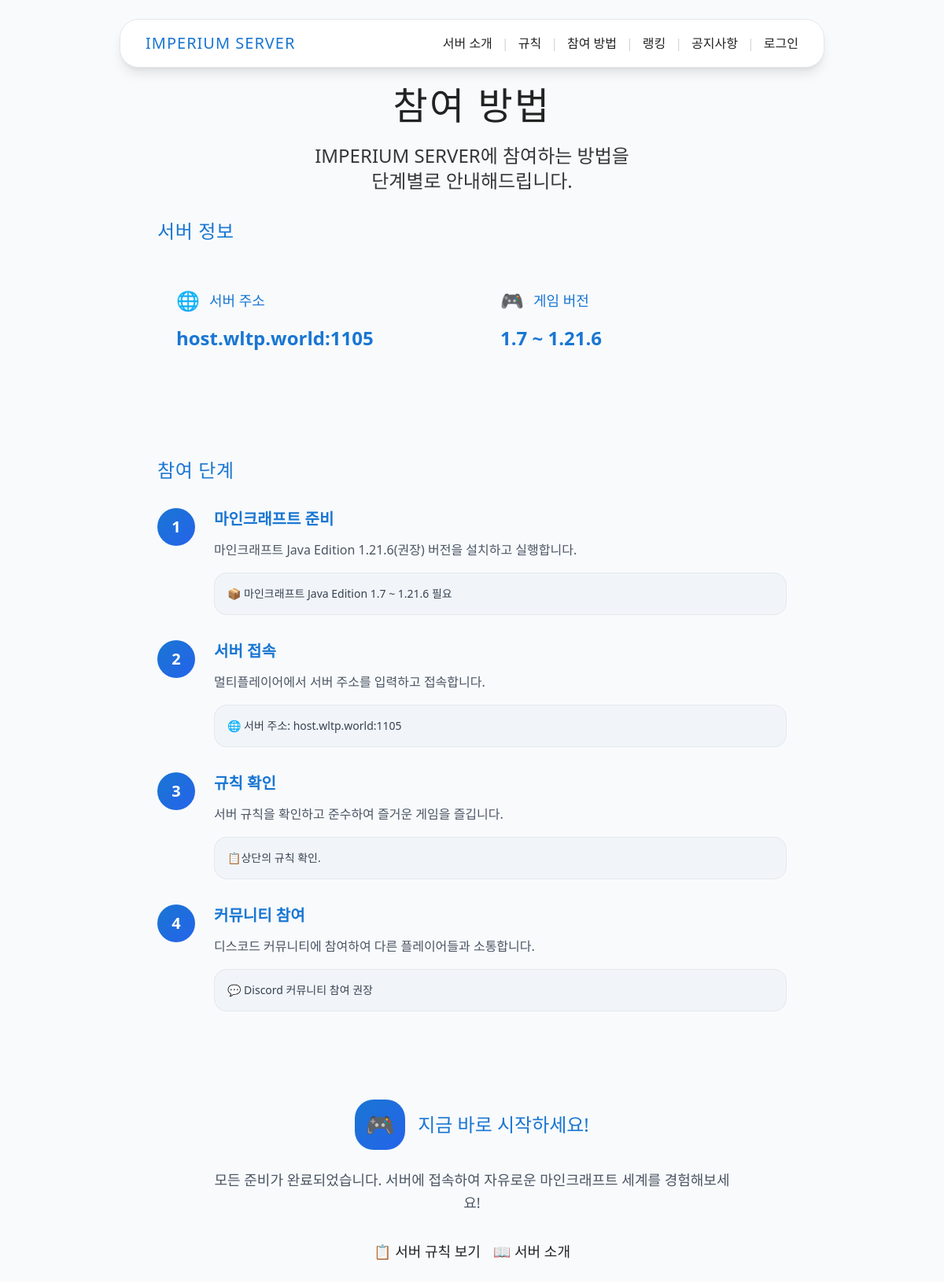
The app's page /how_to_join/ with its own data.
### how_to_join/models.py (models this page shows, shortened)
class ServerHowToJoin(models.Model):
    order = models.PositiveIntegerField("order", default=0)
    title = models.TextField("title", null=True, blank=True)
    content0 = models.TextField("content0", null=True, blank=True)
    content1 = models.TextField("content1", null=True, blank=True)
    class Meta:
        ordering = ['order']  # 순서대로 정렬

### how_to_join/views.py (the view)
# urls.py: path('how_to_join/', server_how_to_join, name='how_to_join'),
def server_how_to_join(request):
    how_to_join = ServerHowToJoin.objects.all()
    return render(request, 'about_server/how_to_join.html', {'how_to_join': how_to_join})

### templates/about_server/how_to_join.html (shortened to what this page needs)
{% extends "base.html" %}
{% block content %}
<section class="section-header">
    <div class="max-w-4xl mx-auto px-4 text-center">
        <h1 class="font-pixel text-4xl md:text-5xl mb-6 tracking-wider text-shadow-pixel">
            참여 방법
        </h1>
        <p class="text-xl md:text-2xl opacity-90 leading-relaxed max-w-3xl mx-auto">
            IMPERIUM SERVER에 참여하는 방법을<br class="hidden md:block">
            단계별로 안내해드립니다.
        </p>
    </div>
</section>
<section class="content-section">
    <div class="max-w-4xl mx-auto px-4">
        <div class="card-component p-8 mb-12">
            <h2 class="font-pixel text-2xl text-mc-blue mb-8 tracking-wide">서버 정보</h2>
            <div class="grid md:grid-cols-2 gap-6">
                <div class="stats-card p-6 group hover:shadow-toss-lg transition-all duration-200">
                    <div class="flex items-center space-x-3 mb-4">
                        <span class="text-2xl">🌐</span>
                        <h3 class="font-pixel text-lg text-mc-blue">서버 주소</h3>
                    </div>
                    <p class="text-2xl font-bold font-pixel text-mc-blue group-hover:scale-105 transition-transform">host.wltp.world:1105</p>
                </div>
                <div class="stats-card p-6 group hover:shadow-toss-lg transition-all duration-200">
                    <div class="flex items-center space-x-3 mb-4">
                        <span class="text-2xl">🎮</span>
                        <h3 class="font-pixel text-lg text-mc-blue">게임 버전</h3>
                    </div>
                    <p class="text-2xl font-bold font-pixel text-mc-blue group-hover:scale-105 transition-transform">1.7 ~ 1.21.6</p>
                </div>
            </div>
        </div>
        <div class="card-component p-8 mb-12">
            <h2 class="font-pixel text-2xl text-mc-blue mb-8 tracking-wide">참여 단계</h2>
            <div class="space-y-8">
                {% for how in how_to_join %}
                    <div class="rule-card group hover:shadow-toss-xl transition-all duration-200">
                        <div class="flex items-start space-x-6">
                            <div class="flex-shrink-0 w-12 h-12 bg-gradient-to-br from-mc-blue to-blue-600 text-white rounded-3xl flex items-center justify-center font-bold text-xl group-hover:scale-110 transition-transform font-sans">{{ how.order }}</div>
                            <div class="flex-1">
                                <h3 class="font-semibold text-mc-blue mb-3 text-xl group-hover:text-blue-600 transition-colors font-sans">{{ how.title }}</h3>
                                <p class="text-gray-600 leading-relaxed mb-4 font-sans">{{ how.content0 }}</p>
                                <div class="bg-mc-gray rounded-2xl p-4 border border-gray-200">
                                    <p class="text-sm text-gray-700 font-mono font-sans">{{ how.content1 }}</p>
                                </div>
                            </div>
                        </div>
                    </div>
                {% endfor %}
            </div>
        </div>
        <div class="card-component p-8 text-center">
            <div class="flex items-center justify-center space-x-4 mb-6">
                <div class="w-16 h-16 bg-gradient-to-br from-mc-blue to-blue-600 rounded-3xl flex items-center justify-center">
                    <span class="text-3xl">🎮</span>
                </div>
                <h3 class="font-pixel text-2xl text-mc-blue">지금 바로 시작하세요!</h3>
            </div>
            <p class="text-lg text-gray-600 leading-relaxed max-w-2xl mx-auto mb-8">
                모든 준비가 완료되었습니다. 서버에 접속하여 자유로운 마인크래프트 세계를 경험해보세요!
            </p>
            <div class="flex flex-col sm:flex-row gap-4 justify-center">
                <a href="{% url 'rule' %}" class="btn-primary text-lg">
                    📋 서버 규칙 보기
                </a>
                <a href="{% url 'descriptions' %}" class="btn-secondary text-lg">
                    📖 서버 소개
                </a>
            </div>
        </div>
    </div>
</section>
{% endblock %}

### static/main/index.css (style rules this page uses)
:root { --mc-green: #5e7c16; --mc-brown: #7c5e3c; --mc-light: #f3f3f3; --mc-dark: #222; --mc-accent: #b6e53e; --mc-border: #cfcfcf; }
html, body { margin: 0; padding: 0; font-family: 'Segoe UI', 'Malgun Gothic', 'Arial', sans-serif; background: var(--mc-light); color: var(--mc-dark); min-height: 100vh; }
.content-section { margin-bottom: 2.5rem; }

### templates/base.html (style rules this page uses)
.btn-primary { @apply bg-mc-blue text-white px-4 md:px-6 py-2 md:py-3 rounded-xl md:rounded-2xl font-semibold shadow-toss hover:shadow-toss-lg transition-all duration-200 hover:bg-blue-600 text-sm md:text-base; }
.btn-secondary { @apply bg-white text-mc-blue px-4 md:px-6 py-2 md:py-3 rounded-xl md:rounded-2xl font-semibold border-2 border-mc-blue shadow-toss hover:shadow-toss-lg transition-all duration-200 hover:bg-mc-blue hover:text-white text-sm md:text-base; }
.card-component { @apply bg-white rounded-2xl md:rounded-3xl shadow-toss hover:shadow-toss-lg transition-all duration-300 border border-gray-100; }
.section-header { @apply bg-gradient-to-r from-mc-blue to-blue-600 text-white py-12 md:py-20; }
.content-section { @apply py-8 md:py-16 bg-white; }
.stats-card { @apply bg-white rounded-xl md:rounded-2xl p-4 md:p-6 shadow-toss hover:shadow-toss-lg transition-all duration-200 border border-gray-100; }
.rule-card { @apply bg-white rounded-xl md:rounded-2xl p-4 md:p-6 shadow-toss hover:shadow-toss-lg transition-all duration-200 border border-gray-100; }

### records on screen
ServerHowToJoin: order "1", title "마인크래프트 준비", content0 "마인크래프트 Java Edition 1.21.6(권장) 버전을 설치하고 실행합니다.", content1 "📦 마인크래프트 Java Edition 1.7 ~ 1.21.6 필요"
ServerHowToJoin: order "2", title "서버 접속", content0 "멀티플레이어에서 서버 주소를 입력하고 접속합니다.", content1 "🌐 서버 주소: host.wltp.world:1105"
ServerHowToJoin: order "3", title "규칙 확인", content0 "서버 규칙을 확인하고 준수하여 즐거운 게임을 즐깁니다.", content1 "📋상단의 규칙 확인."
ServerHowToJoin: order "4", title "커뮤니티 참여", content0 "디스코드 커뮤니티에 참여하여 다른 플레이어들과 소통합니다.", content1 "💬 Discord 커뮤니티 참여 권장"
